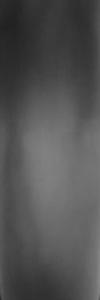
#> input picture vein/vein001_1/01.jpg, 100 x 300 px; the run also reads 1 picture not shown here
$ python test.py   (older library calls are emulated)
#> lines starting #> are read from the running program, lines starting #| are printed output that depends on the picture
import json

import cv2
import numpy as np
from matplotlib import pyplot as plt
from Crypto.Cipher import AES
from Crypto.Util.Padding import pad
from Crypto.Util.Padding import unpad
import qrcode
import zlib
import lzma


class AesCrypto():
    def __init__(self, key, IV):
        self.key = key.encode("utf-8")
        self.iv = IV.encode("utf-8")
        self.mode = AES.MODE_CBC

    # 加密函数，text参数的bytes类型必须位16的倍数，不够的话，在末尾添加"\0"(函数内以帮你实现)
    def encrypt(self, text):
        cryptor = AES.new(self.key, self.mode, self.iv)  # self.key的bytes长度是16的倍数即可， self.iv必须是16位
        length = 16
        count = len(text)
        if (count % length != 0):
            add = length - (count % length)
        else:
            add = 0

        text = text + ("\0".encode() * add)  # 这里的"\0"必须编码成bytes，不然无法和text拼接

        self.ciphertext = cryptor.encrypt(text)
        return (self.ciphertext)

    # [13 lines left out: functions decrypt, erode, not called in this run]


def show_img(title, image):
    cv2.imshow(title, image)
    cv2.waitKey(0)
    cv2.destroyAllWindows()


# [7 lines left out: function sobelx, not called in this run]


def scharr(img):
    x = cv2.Scharr(img, cv2.CV_16S, 1, 0)
    y = cv2.Scharr(img, cv2.CV_16S, 0, 1)
    absX = cv2.convertScaleAbs(x)
    absY = cv2.convertScaleAbs(y)
    img = cv2.addWeighted(absX, 1, absY, 0, 0)
    return img


# [28 lines left out: functions sobelxy, canny, orb, brisk, not called in this run]


def sift(img):
    s = cv2.SIFT_create()
    kp, des = s.detectAndCompute(img, None)
    return img, kp, des


def guass(img):
    # 高斯滤波
    blur = cv2.GaussianBlur(img, (5,5), 0)
    return blur


def clahe(img, x, n):
    # clahe均衡化
    clahe = cv2.createCLAHE(clipLimit=n, tileGridSize=(x,x))
    img = clahe.apply(img)
    return img


# [4 lines left out: function surf, not called in this run]


def show_two_image(img1, img2):
    imgs = np.hstack([img1, img2])
    show_img('1', imgs)


img1 = cv2.imread("../vein001_1/01.jpg", cv2.IMREAD_GRAYSCALE)
#> img1 is the input picture: shape (300, 100); min 33, max 136, mean 82.2
img2 = cv2.imread("../vein001_1/03.jpg", cv2.IMREAD_GRAYSCALE)
show_two_image(img1, img2)
#> in show_two_image, `imgs = np.hstack([img1, img2])`:
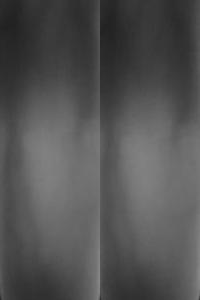
#> imgs: shape (300, 200); min 33, max 136, mean 82.5

#INTER_NEAREST INTER_LINEAR INTER_AREA INTER_CUBIC INTER_LANCZOS4
img1 = cv2.resize(img1, (40,120), interpolation=cv2.INTER_LINEAR)
#> img1: shape (120, 40)
img2 = cv2.resize(img2, (40,120), interpolation=cv2.INTER_LINEAR)
#> img2: shape (120, 40)


img1 = clahe(img1,2,2)
img2 = clahe(img2,2,2)
img1 = guass(img1)
img2 = guass(img2)
# [8 lines of commented-out code are left out]
img1 = clahe(img1,2,2)
img2 = clahe(img2,2,2)

img1 = scharr(img1)
img2 = scharr(img2)
#> in scharr (call 2), `x = cv2.Scharr(img, cv2.CV_16S, 1, 0)`:
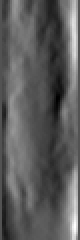
#> x: shape (120, 40) int16 (shown 2 times larger); min -557, max 1162, mean 65.7; drawn with min black and max white
#> in scharr (call 2), `y = cv2.Scharr(img, cv2.CV_16S, 0, 1)`:
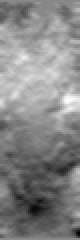
#> y: shape (120, 40) int16 (shown 2 times larger); min -392, max 340, mean -6.2; drawn with min black and max white
#> in scharr (call 2), `absY = cv2.convertScaleAbs(y)`:
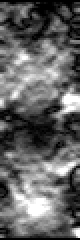
#> absY: shape (120, 40) (shown 2 times larger); min 0, max 255, mean 99.8

# 直方图均衡化
img1 = cv2.equalizeHist(img1)
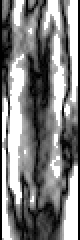
#> img1: shape (120, 40) (shown 2 times larger); min 0, max 255, mean 128.5
img2 = cv2.equalizeHist(img2)
img1 = clahe(img1,2,1)
img2 = clahe(img2,2,1)
#> in clahe (call 6), `img = clahe.apply(img)`:
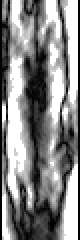
#> img: shape (120, 40) (shown 2 times larger); min 1, max 255, mean 135.2
# [6 lines of commented-out code are left out]
show_two_image(img1, img2)
#> in show_two_image (call 2), `imgs = np.hstack([img1, img2])`:
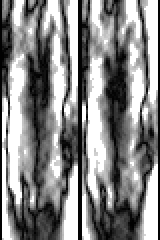
#> imgs: shape (120, 80) (shown 2 times larger); min 1, max 255, mean 134.9

img1, kp1, des1 = sift(img1)
#> in sift, `kp, des = s.detectAndCompute(img, None)`: kp = 60 keypoints; strongest (x, y, size): (9, 38, 7), (9, 101, 2.2), (6, 98, 2.5), (16, 100, 2)
#> kp1 has the same summary as kp in sift
img2, kp2, des2 = sift(img2)
#> in sift (call 2), `kp, des = s.detectAndCompute(img, None)`: kp = 76 keypoints; strongest (x, y, size): (18, 46, 9), (8, 32, 5.2), (15, 96, 2.5), (11, 94, 2.8)
#> kp2 has the same summary as kp in sift

img1_info = []
for kp in kp1:
    info = [kp.angle, kp.octave, kp.pt, kp.response, kp.size]
    img1_info.append(info)
#> this loop made 60 passes
#> (kp, info) on passes 1 to 8: (keypoint at (4.5, 19.3), size 2, [359.1, 8782335, (4.52, 19.26), 0.0405, 2.03]), (keypoint at (5, 23.4), size 1.8, [6.67, 1245695, (4.97, 23.39), 0.0408, 1.83]), (keypoint at (5.3, 3.2), size 1.9, [10.2, 5439999, (5.29, 3.25), 0.0704, 1.94]), (keypoint at (5.6, 97.8), size 2.5, [178.4, 7013119, (5.57, 97.77), 0.0922, 2.49]), (keypoint at (5.6, 97.8), size 2.5, [339.9, 7013119, (5.57, 97.77), 0.0922, 2.49]), (keypoint at (5.6, 103), size 2.8, [182.2, 16253695, (5.64, 103), 0.071, 2.83]), (keypoint at (8.7, 100.6), size 2.2, [350.2, 15598079, (8.75, 100.6), 0.0927, 2.23]), (keypoint at (8.8, 37.8), size 7, [181.1, 14680832, (8.78, 37.85), 0.099, 6.98])
#> after the loop, img1_info = 60 items


# 加密与解密，并生成二维码
text = str(img1_info).replace(' ', '').replace('[', '').replace(']', '').replace(',', ' ').encode()
pc = AesCrypto(key="keyskeyskeyskeyskeyskeyskeyskeys", IV="keyskeyskeyskeys")
#> (the run stopped early here; a loop or call above may not have finished)
